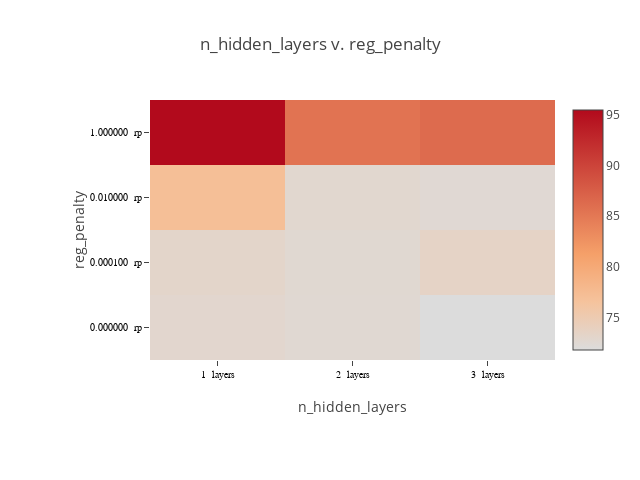

Source (notebook cell):
### Code cell
plot_matrix(lossframe, "n_hidden_layers", "reg_penalty", x_suffix=" layers", y_suffix=" rp")

### Figure 1 — Plotly figure (JSON) as saved in the notebook; plotly's stock layout.template omitted (floating-point values rounded to 4 significant figures)
{"data": [{"colorscale": [[0, "rgb(0,0,255)", [1, "rgb(255,0,0)"]]], "type": "heatmap", "x": ["1  layers", "2  layers", "3  layers"], "y": ["0.000000  rp", "0.000100  rp", "0.010000  rp", "1.000000  rp"], "z": [[72.87, 72.56, 71.82], [73.19, 72.65, 73.45], [77.12, 72.78, 72.5], [95.47, 85.51, 86.26]]}], "layout": {"height": 480, "margin": {"b": 120, "l": 150, "r": 30, "t": 100}, "title": "n_hidden_layers v. reg_penalty", "width": 640, "xaxis": {"tickfont": {"color": "black", "family": "Arial, sans-serif", "size": 10}, "title": "n_hidden_layers"}, "yaxis": {"tickfont": {"color": "black", "family": "Arial, sans-serif", "size": 10}, "title": "reg_penalty"}}}
